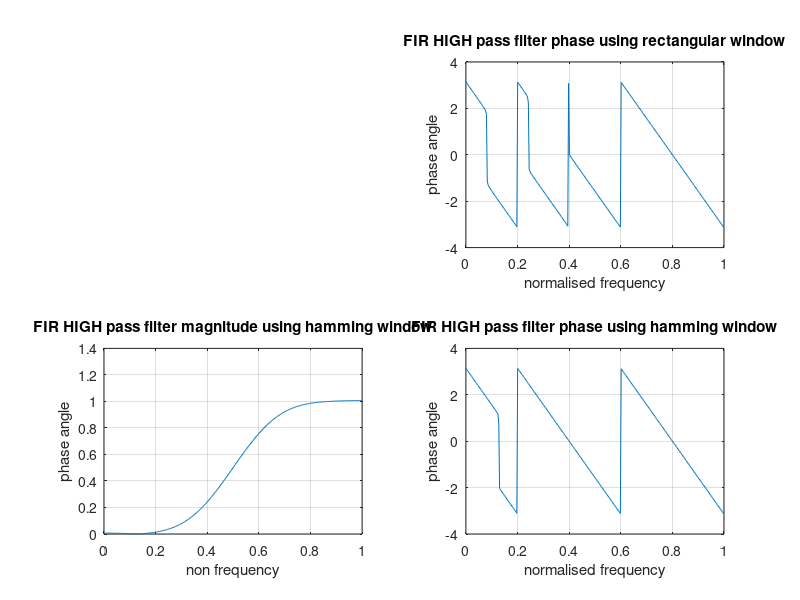

Reproduce this figure in MATLAB.
clc;clear all;close all;
wc=0.5*pi;
N=11;
e=0.001;
n=-(N-1)/2:1:(N-1)/2;
hd1=(sin(pi*(n+e))-sin(wc*(n+e)))./(pi*(n+e));
wr=boxcar(N);
hm1=hd1.*wr';
w=0:0.01:pi;
h1=freqz(hm1,1,w);
%subplot(2,2,1);
plot(w/pi,abs(h1),'-');
grid;
xlabel('normalised frequency');
ylabel('magniutde');
title('FIR HIGH pass filter magnitude using rectangular window');
subplot(2,2,2);
plot(w/pi,angle(h1),'-');
grid;
xlabel('normalised frequency');
ylabel('phase angle');
title('FIR HIGH pass filter phase using rectangular window');

wh=hamming(N);
hm2=hd1.*wh';
h2=freqz(hm2,1,w);
subplot(2,2,3);
plot(w/pi,abs(h2),'-');
grid;
xlabel('non frequency');
ylabel('phase angle');
title('FIR HIGH pass filter magnitude using hamming window');
subplot(2,2,4);
plot(w/pi,angle(h2),'-');
grid;
xlabel('normalised frequency');
ylabel('phase angle');
title('FIR HIGH pass filter phase using hamming window');